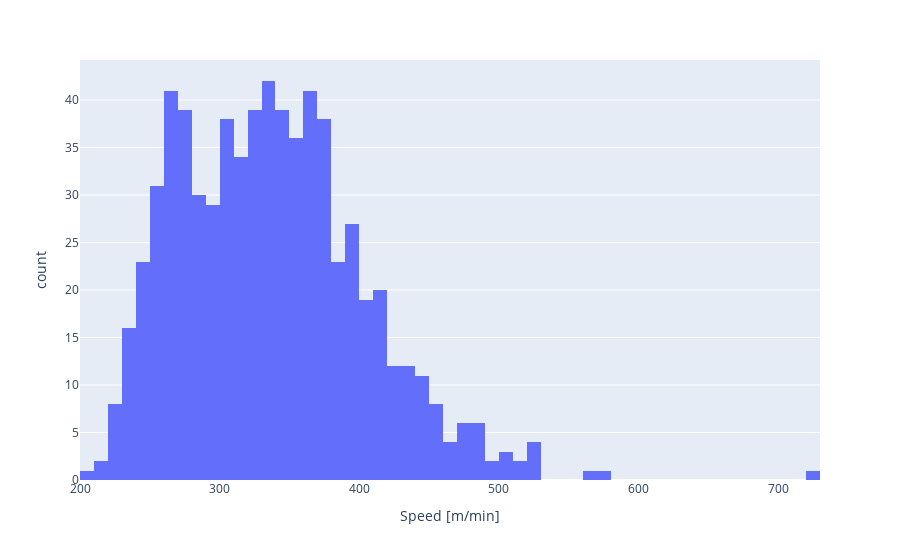

The notebook cell this image was saved under:
### Code cell
px.histogram(
    df_buses,
    x="Speed [m/min]"
)

### Figure 1 — Plotly figure (JSON) as saved in the notebook; plotly's stock layout.template omitted (floating-point values rounded to 4 significant figures; data arrays with more than 128 entries replaced by an {"elided": "..."} marker saying what was removed)
{"data": [{"alignmentgroup": "True", "bingroup": "x", "hovertemplate": "Speed [m/min]=%{x}<br>count=%{y}<extra></extra>", "legendgroup": "", "marker": {"color": "#636efa"}, "name": "", "offsetgroup": "", "orientation": "v", "showlegend": false, "type": "histogram", "x": {"elided": "689 float values"}, "xaxis": "x", "yaxis": "y"}], "layout": {"barmode": "relative", "legend": {"tracegroupgap": 0}, "margin": {"t": 60}, "xaxis": {"anchor": "y", "domain": [0, 1], "title": {"text": "Speed [m/min]"}}, "yaxis": {"anchor": "x", "domain": [0, 1], "title": {"text": "count"}}}}
